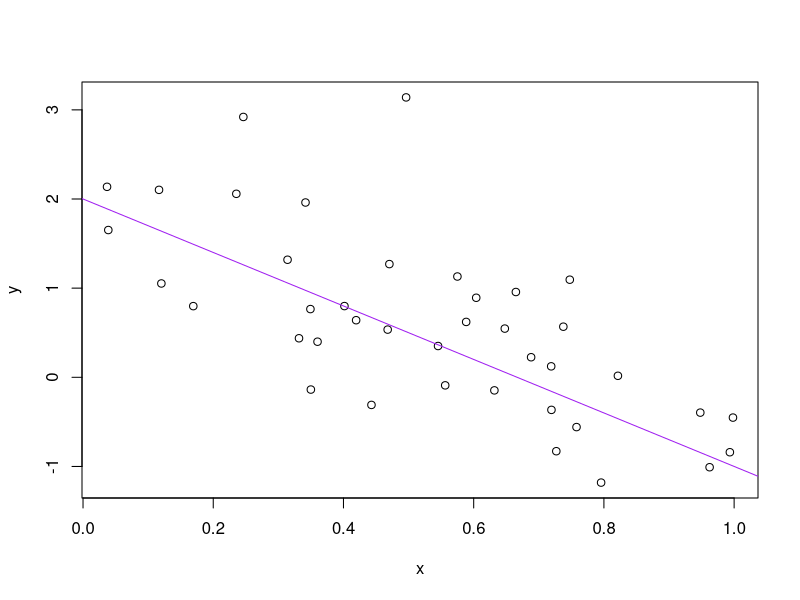

Recreate this plot in R.
n <- 40
a <- 2
b <- -3
sig_sq <- 0.5
x <- runif(n)
y <- a + b * x + rnorm(n, sd = sqrt(sig_sq))
(avg_x <- mean(x))
write(avg_x, "avg_x.txt")
plot(x,y)
abline(a, b, col = "purple")
dev.print(pdf, "toy_line_plot.pdf")
